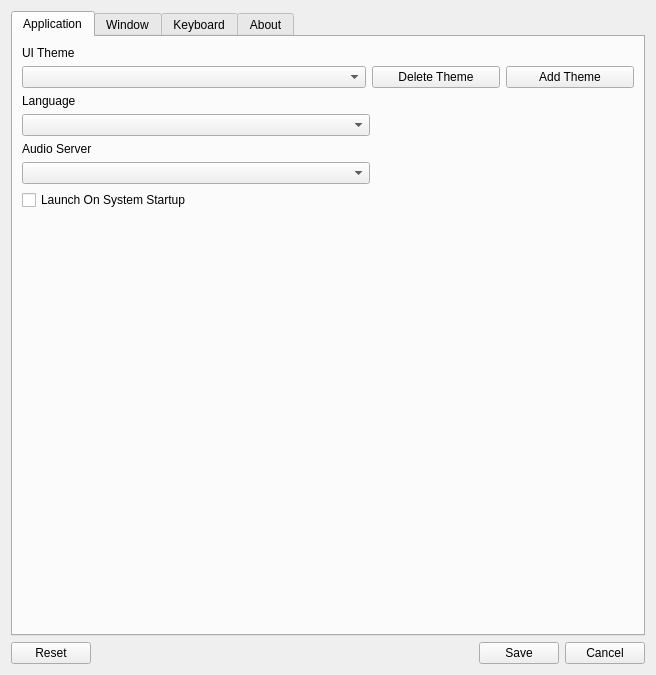
<?xml version="1.0" encoding="UTF-8"?>
<ui version="4.0">
 <class>dd::forms::FormSettingsWindow</class>
 <widget class="QWidget" name="dd::forms::FormSettingsWindow">
  <property name="geometry">
   <rect>
    <x>0</x>
    <y>0</y>
    <width>656</width>
    <height>675</height>
   </rect>
  </property>
  <property name="windowTitle">
   <string>EarBug Settings</string>
  </property>
  <property name="windowIcon">
   <iconset resource="EarBug.qrc">
    <normaloff>:/earbug_128x128.png</normaloff>:/earbug_128x128.png</iconset>
  </property>
  <layout class="QHBoxLayout" name="horizontalLayout">
   <item>
    <layout class="QVBoxLayout" name="verticalLayout">
     <item>
      <layout class="QGridLayout" name="gridLayout">
       <item row="0" column="0">
        <widget class="QTabWidget" name="tabWidget">
         <property name="tabPosition">
          <enum>QTabWidget::North</enum>
         </property>
         <property name="tabShape">
          <enum>QTabWidget::Rounded</enum>
         </property>
         <property name="currentIndex">
          <number>0</number>
         </property>
         <property name="elideMode">
          <enum>Qt::ElideNone</enum>
         </property>
         <widget class="QWidget" name="applicationTab">
          <attribute name="icon">
           <iconset resource="EarBug.qrc">
            <normaloff>:/app.png</normaloff>:/app.png</iconset>
          </attribute>
          <attribute name="title">
           <string>Application</string>
          </attribute>
          <layout class="QHBoxLayout" name="horizontalLayout_5">
           <item>
            <layout class="QVBoxLayout" name="verticalLayout_10">
             <item>
              <widget class="QLabel" name="label_5">
               <property name="text">
                <string>UI Theme</string>
               </property>
              </widget>
             </item>
             <item>
              <layout class="QHBoxLayout" name="horizontalLayout_6">
               <item>
                <widget class="QComboBox" name="themeComboBox">
                 <property name="maximumSize">
                  <size>
                   <width>348</width>
                   <height>36</height>
                  </size>
                 </property>
                </widget>
               </item>
               <item>
                <widget class="QPushButton" name="deleteThemeButton">
                 <property name="maximumSize">
                  <size>
                   <width>128</width>
                   <height>128</height>
                  </size>
                 </property>
                 <property name="text">
                  <string>Delete Theme</string>
                 </property>
                </widget>
               </item>
               <item>
                <widget class="QPushButton" name="addThemeButton">
                 <property name="maximumSize">
                  <size>
                   <width>128</width>
                   <height>128</height>
                  </size>
                 </property>
                 <property name="text">
                  <string>Add Theme</string>
                 </property>
                </widget>
               </item>
              </layout>
             </item>
             <item>
              <widget class="QLabel" name="label_6">
               <property name="text">
                <string>Language</string>
               </property>
              </widget>
             </item>
             <item>
              <widget class="QComboBox" name="languageComboBox">
               <property name="maximumSize">
                <size>
                 <width>348</width>
                 <height>36</height>
                </size>
               </property>
              </widget>
             </item>
             <item>
              <widget class="QLabel" name="label_7">
               <property name="text">
                <string>Audio Server</string>
               </property>
              </widget>
             </item>
             <item>
              <widget class="QComboBox" name="selectAudioComboBox">
               <property name="maximumSize">
                <size>
                 <width>348</width>
                 <height>36</height>
                </size>
               </property>
              </widget>
             </item>
             <item>
              <widget class="QCheckBox" name="startOnSystemStartupCheckBox">
               <property name="text">
                <string>Launch On System Startup</string>
               </property>
              </widget>
             </item>
             <item>
              <spacer name="verticalSpacer_5">
               <property name="orientation">
                <enum>Qt::Vertical</enum>
               </property>
               <property name="sizeHint" stdset="0">
                <size>
                 <width>20</width>
                 <height>40</height>
                </size>
               </property>
              </spacer>
             </item>
            </layout>
           </item>
          </layout>
         </widget>
         <widget class="QWidget" name="flyoutTab">
          <attribute name="icon">
           <iconset resource="EarBug.qrc">
            <normaloff>:/window.png</normaloff>:/window.png</iconset>
          </attribute>
          <attribute name="title">
           <string>Window</string>
          </attribute>
          <attribute name="toolTip">
           <string>Window position settings</string>
          </attribute>
          <layout class="QVBoxLayout" name="verticalLayout_4">
           <item>
            <widget class="QGroupBox" name="flyoutGroupBox">
             <property name="title">
              <string>Fly Out Window Settings</string>
             </property>
             <layout class="QVBoxLayout" name="verticalLayout_2">
              <item>
               <widget class="QLabel" name="label_3">
                <property name="text">
                 <string>Display</string>
                </property>
               </widget>
              </item>
              <item>
               <widget class="QComboBox" name="selectDisplayComboBox"/>
              </item>
              <item>
               <widget class="QCheckBox" name="showOnCurrentDisplayCheckBox">
                <property name="whatsThis">
                 <string>Toggle to show EarBug on the display where the mouse is currently, used in multi monitor setups.</string>
                </property>
                <property name="text">
                 <string>Set Show on Active Display</string>
                </property>
               </widget>
              </item>
              <item>
               <layout class="QHBoxLayout" name="horizontalLayout_2">
                <item>
                 <layout class="QGridLayout" name="gridLayout_2">
                  <item row="1" column="0">
                   <widget class="QPushButton" name="bottomLeftPushButton">
                    <property name="maximumSize">
                     <size>
                      <width>128</width>
                      <height>128</height>
                     </size>
                    </property>
                    <property name="text">
                     <string/>
                    </property>
                    <property name="icon">
                     <iconset resource="EarBug.qrc">
                      <normaloff>:/window_bottom_left.png</normaloff>
                      <disabledoff>:/window_bottom_left_disabled.png</disabledoff>
                      <disabledon>:/window_bottom_left_disabled.png</disabledon>:/window_bottom_left.png</iconset>
                    </property>
                    <property name="iconSize">
                     <size>
                      <width>128</width>
                      <height>128</height>
                     </size>
                    </property>
                   </widget>
                  </item>
                  <item row="0" column="0">
                   <widget class="QPushButton" name="topLeftPushButton">
                    <property name="maximumSize">
                     <size>
                      <width>128</width>
                      <height>128</height>
                     </size>
                    </property>
                    <property name="text">
                     <string/>
                    </property>
                    <property name="icon">
                     <iconset resource="EarBug.qrc">
                      <normaloff>:/window_top_left.png</normaloff>
                      <disabledoff>:/window_top_left_disabled.png</disabledoff>
                      <disabledon>:/window_top_left_disabled.png</disabledon>:/window_top_left.png</iconset>
                    </property>
                    <property name="iconSize">
                     <size>
                      <width>128</width>
                      <height>128</height>
                     </size>
                    </property>
                   </widget>
                  </item>
                  <item row="0" column="1">
                   <widget class="QPushButton" name="topRightPushButton">
                    <property name="maximumSize">
                     <size>
                      <width>128</width>
                      <height>128</height>
                     </size>
                    </property>
                    <property name="text">
                     <string/>
                    </property>
                    <property name="icon">
                     <iconset resource="EarBug.qrc">
                      <normaloff>:/window_top_right.png</normaloff>
                      <disabledoff>:/window_top_right_disabled.png</disabledoff>
                      <disabledon>:/window_top_right_disabled.png</disabledon>:/window_top_right.png</iconset>
                    </property>
                    <property name="iconSize">
                     <size>
                      <width>128</width>
                      <height>128</height>
                     </size>
                    </property>
                   </widget>
                  </item>
                  <item row="1" column="1">
                   <widget class="QPushButton" name="bottomRightPushButton">
                    <property name="maximumSize">
                     <size>
                      <width>128</width>
                      <height>128</height>
                     </size>
                    </property>
                    <property name="text">
                     <string/>
                    </property>
                    <property name="icon">
                     <iconset resource="EarBug.qrc">
                      <normaloff>:/window_bottom_right.png</normaloff>
                      <disabledoff>:/window_bottom_right_disabled.png</disabledoff>
                      <disabledon>:/window_bottom_right_disabled.png</disabledon>:/window_bottom_right.png</iconset>
                    </property>
                    <property name="iconSize">
                     <size>
                      <width>128</width>
                      <height>128</height>
                     </size>
                    </property>
                   </widget>
                  </item>
                 </layout>
                </item>
                <item>
                 <layout class="QVBoxLayout" name="offsetAndSizeGroupLayout">
                  <item>
                   <widget class="QGroupBox" name="groupBox_3">
                    <property name="title">
                     <string>Window Offset</string>
                    </property>
                    <layout class="QVBoxLayout" name="verticalLayout_3">
                     <item>
                      <widget class="QLabel" name="label">
                       <property name="text">
                        <string>X Offset</string>
                       </property>
                      </widget>
                     </item>
                     <item>
                      <widget class="QLineEdit" name="xOffsetInput"/>
                     </item>
                     <item>
                      <widget class="QLabel" name="label_2">
                       <property name="text">
                        <string>Y Offset</string>
                       </property>
                      </widget>
                     </item>
                     <item>
                      <widget class="QLineEdit" name="yOffsetInput"/>
                     </item>
                     <item>
                      <spacer name="verticalSpacer_2">
                       <property name="orientation">
                        <enum>Qt::Vertical</enum>
                       </property>
                       <property name="sizeHint" stdset="0">
                        <size>
                         <width>20</width>
                         <height>40</height>
                        </size>
                       </property>
                      </spacer>
                     </item>
                    </layout>
                   </widget>
                  </item>
                  <item>
                   <widget class="QGroupBox" name="groupBox_2">
                    <property name="title">
                     <string>Window Size</string>
                    </property>
                    <layout class="QVBoxLayout" name="verticalLayout_9">
                     <item>
                      <widget class="QLabel" name="widthHeight">
                       <property name="text">
                        <string>Width</string>
                       </property>
                      </widget>
                     </item>
                     <item>
                      <widget class="QLineEdit" name="widthLineEdit"/>
                     </item>
                     <item>
                      <widget class="QLabel" name="heightLabel">
                       <property name="text">
                        <string>Height</string>
                       </property>
                      </widget>
                     </item>
                     <item>
                      <widget class="QLineEdit" name="heightLineEdit"/>
                     </item>
                     <item>
                      <spacer name="verticalSpacer_4">
                       <property name="orientation">
                        <enum>Qt::Vertical</enum>
                       </property>
                       <property name="sizeHint" stdset="0">
                        <size>
                         <width>20</width>
                         <height>40</height>
                        </size>
                       </property>
                      </spacer>
                     </item>
                    </layout>
                   </widget>
                  </item>
                 </layout>
                </item>
               </layout>
              </item>
              <item>
               <spacer name="verticalSpacer">
                <property name="orientation">
                 <enum>Qt::Vertical</enum>
                </property>
                <property name="sizeHint" stdset="0">
                 <size>
                  <width>20</width>
                  <height>40</height>
                 </size>
                </property>
               </spacer>
              </item>
             </layout>
            </widget>
           </item>
          </layout>
         </widget>
         <widget class="QWidget" name="keyboardTab">
          <attribute name="icon">
           <iconset resource="EarBug.qrc">
            <normaloff>:/keyboard.png</normaloff>:/keyboard.png</iconset>
          </attribute>
          <attribute name="title">
           <string>Keyboard</string>
          </attribute>
          <attribute name="toolTip">
           <string>Keyboard keybinds.</string>
          </attribute>
          <layout class="QVBoxLayout" name="verticalLayout_5">
           <item>
            <widget class="QGroupBox" name="groupBox">
             <property name="title">
              <string>Keyboard Settings</string>
             </property>
             <layout class="QHBoxLayout" name="horizontalLayout_3">
              <item>
               <widget class="QScrollArea" name="scrollArea_2">
                <property name="widgetResizable">
                 <bool>true</bool>
                </property>
                <widget class="QWidget" name="scrollAreaWidgetContents_2">
                 <property name="geometry">
                  <rect>
                   <x>0</x>
                   <y>0</y>
                   <width>588</width>
                   <height>517</height>
                  </rect>
                 </property>
                 <layout class="QVBoxLayout" name="verticalLayout_8">
                  <item>
                   <layout class="QVBoxLayout" name="keyBindControlsContainer"/>
                  </item>
                  <item>
                   <spacer name="verticalSpacer_3">
                    <property name="orientation">
                     <enum>Qt::Vertical</enum>
                    </property>
                    <property name="sizeHint" stdset="0">
                     <size>
                      <width>20</width>
                      <height>40</height>
                     </size>
                    </property>
                   </spacer>
                  </item>
                 </layout>
                </widget>
               </widget>
              </item>
             </layout>
            </widget>
           </item>
          </layout>
         </widget>
         <widget class="QWidget" name="aboutTab">
          <attribute name="icon">
           <iconset resource="EarBug.qrc">
            <normaloff>:/about.png</normaloff>:/about.png</iconset>
          </attribute>
          <attribute name="title">
           <string>About</string>
          </attribute>
          <layout class="QVBoxLayout" name="verticalLayout_6">
           <item>
            <widget class="QScrollArea" name="scrollArea">
             <property name="widgetResizable">
              <bool>true</bool>
             </property>
             <widget class="QWidget" name="scrollAreaWidgetContents">
              <property name="geometry">
               <rect>
                <x>0</x>
                <y>0</y>
                <width>603</width>
                <height>974</height>
               </rect>
              </property>
              <layout class="QVBoxLayout" name="verticalLayout_7">
               <item>
                <widget class="QLabel" name="iconLabel">
                 <property name="text">
                  <string/>
                 </property>
                 <property name="pixmap">
                  <pixmap resource="EarBug.qrc">:/earbug_128x128.png</pixmap>
                 </property>
                 <property name="alignment">
                  <set>Qt::AlignCenter</set>
                 </property>
                </widget>
               </item>
               <item>
                <widget class="QLabel" name="label_4">
                 <property name="text">
                  <string>&lt;html&gt;&lt;head/&gt;&lt;body&gt;&lt;p&gt;Created by: Demetry Romanowski&lt;/p&gt;&lt;p&gt;&lt;br/&gt;&lt;/p&gt;&lt;p&gt;Free Open Source Software&lt;/p&gt;&lt;p&gt;&lt;br/&gt;&lt;/p&gt;&lt;p&gt;MIT License&lt;/p&gt;&lt;p&gt;Copyright (c) 2012-2024 Demetry Romanowski and others&lt;/p&gt;&lt;p&gt;&lt;br/&gt;&lt;/p&gt;&lt;p&gt;Permission is hereby granted, free of charge, to any person obtaining&lt;/p&gt;&lt;p&gt;a copy of this software and associated documentation files (the&lt;/p&gt;&lt;p&gt;&amp;quot;Software&amp;quot;), to deal in the Software without restriction, including&lt;/p&gt;&lt;p&gt;without limitation the rights to use, copy, modify, merge, publish,&lt;/p&gt;&lt;p&gt;distribute, sublicense, and/or sell copies of the Software, and to&lt;/p&gt;&lt;p&gt;permit persons to whom the Software is furnished to do so, subject to&lt;/p&gt;&lt;p&gt;the following conditions:&lt;/p&gt;&lt;p&gt;&lt;br/&gt;&lt;/p&gt;&lt;p&gt;The above copyright notice and this permission notice shall be&lt;/p&gt;&lt;p&gt;included in all copies or substantial portions of the Software.&lt;/p&gt;&lt;p&gt;&lt;br/&gt;&lt;/p&gt;&lt;p&gt;THE SOFTWARE IS PROVIDED &amp;quot;AS IS&amp;quot;, WITHOUT WARRANTY OF ANY KIND,&lt;/p&gt;&lt;p&gt;EXPRESS OR IMPLIED, INCLUDING BUT NOT LIMITED TO THE WARRANTIES OF&lt;/p&gt;&lt;p&gt;MERCHANTABILITY, FITNESS FOR A PARTICULAR PURPOSE AND&lt;/p&gt;&lt;p&gt;NONINFRINGEMENT. IN NO EVENT SHALL THE AUTHORS OR COPYRIGHT HOLDERS BE&lt;/p&gt;&lt;p&gt;LIABLE FOR ANY CLAIM, DAMAGES OR OTHER LIABILITY, WHETHER IN AN ACTION&lt;/p&gt;&lt;p&gt;OF CONTRACT, TORT OR OTHERWISE, ARISING FROM, OUT OF OR IN CONNECTION&lt;/p&gt;&lt;p&gt;WITH THE SOFTWARE OR THE USE OR OTHER DEALINGS IN THE SOFTWARE.&lt;/p&gt;&lt;/body&gt;&lt;/html&gt;</string>
                 </property>
                 <property name="alignment">
                  <set>Qt::AlignCenter</set>
                 </property>
                </widget>
               </item>
              </layout>
             </widget>
            </widget>
           </item>
           <item>
            <widget class="QLabel" name="versionLabel">
             <property name="text">
              <string>Version</string>
             </property>
             <property name="alignment">
              <set>Qt::AlignRight|Qt::AlignTrailing|Qt::AlignVCenter</set>
             </property>
            </widget>
           </item>
          </layout>
         </widget>
        </widget>
       </item>
      </layout>
     </item>
     <item>
      <layout class="QHBoxLayout" name="horizontalLayout_4">
       <item>
        <widget class="QPushButton" name="resetButton">
         <property name="text">
          <string>Reset</string>
         </property>
        </widget>
       </item>
       <item>
        <spacer name="horizontalSpacer_2">
         <property name="orientation">
          <enum>Qt::Horizontal</enum>
         </property>
         <property name="sizeHint" stdset="0">
          <size>
           <width>40</width>
           <height>20</height>
          </size>
         </property>
        </spacer>
       </item>
       <item>
        <widget class="QPushButton" name="saveButton">
         <property name="text">
          <string>Save</string>
         </property>
        </widget>
       </item>
       <item>
        <widget class="QPushButton" name="cancelButton">
         <property name="text">
          <string>Cancel</string>
         </property>
        </widget>
       </item>
      </layout>
     </item>
    </layout>
   </item>
  </layout>
 </widget>
 <resources>
  <include location="EarBug.qrc"/>
 </resources>
 <connections/>
</ui>
